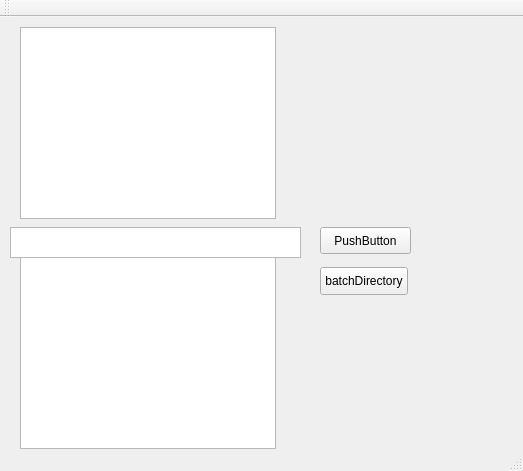
<?xml version="1.0" encoding="UTF-8"?>
<ui version="4.0">
 <class>MainWindow</class>
 <widget class="QMainWindow" name="MainWindow">
  <property name="geometry">
   <rect>
    <x>0</x>
    <y>0</y>
    <width>523</width>
    <height>471</height>
   </rect>
  </property>
  <property name="windowTitle">
   <string>MainWindow</string>
  </property>
  <widget class="QWidget" name="centralWidget">
   <widget class="QPushButton" name="pushButton">
    <property name="geometry">
     <rect>
      <x>320</x>
      <y>210</y>
      <width>91</width>
      <height>27</height>
     </rect>
    </property>
    <property name="text">
     <string>PushButton</string>
    </property>
   </widget>
   <widget class="QTextEdit" name="textEdit">
    <property name="geometry">
     <rect>
      <x>10</x>
      <y>210</y>
      <width>291</width>
      <height>31</height>
     </rect>
    </property>
   </widget>
   <widget class="QPushButton" name="batchbutton">
    <property name="geometry">
     <rect>
      <x>320</x>
      <y>250</y>
      <width>88</width>
      <height>28</height>
     </rect>
    </property>
    <property name="text">
     <string>batchDirectory</string>
    </property>
   </widget>
   <widget class="QGraphicsView" name="graphicsView">
    <property name="geometry">
     <rect>
      <x>20</x>
      <y>10</y>
      <width>256</width>
      <height>192</height>
     </rect>
    </property>
   </widget>
   <widget class="QListWidget" name="listWidget">
    <property name="geometry">
     <rect>
      <x>20</x>
      <y>240</y>
      <width>256</width>
      <height>192</height>
     </rect>
    </property>
   </widget>
  </widget>
  <widget class="QMenuBar" name="menuBar">
   <property name="geometry">
    <rect>
     <x>0</x>
     <y>0</y>
     <width>523</width>
     <height>24</height>
    </rect>
   </property>
  </widget>
  <widget class="QToolBar" name="mainToolBar">
   <attribute name="toolBarArea">
    <enum>TopToolBarArea</enum>
   </attribute>
   <attribute name="toolBarBreak">
    <bool>false</bool>
   </attribute>
  </widget>
  <widget class="QStatusBar" name="statusBar"/>
 </widget>
 <layoutdefault spacing="6" margin="11"/>
 <resources/>
 <connections/>
</ui>
